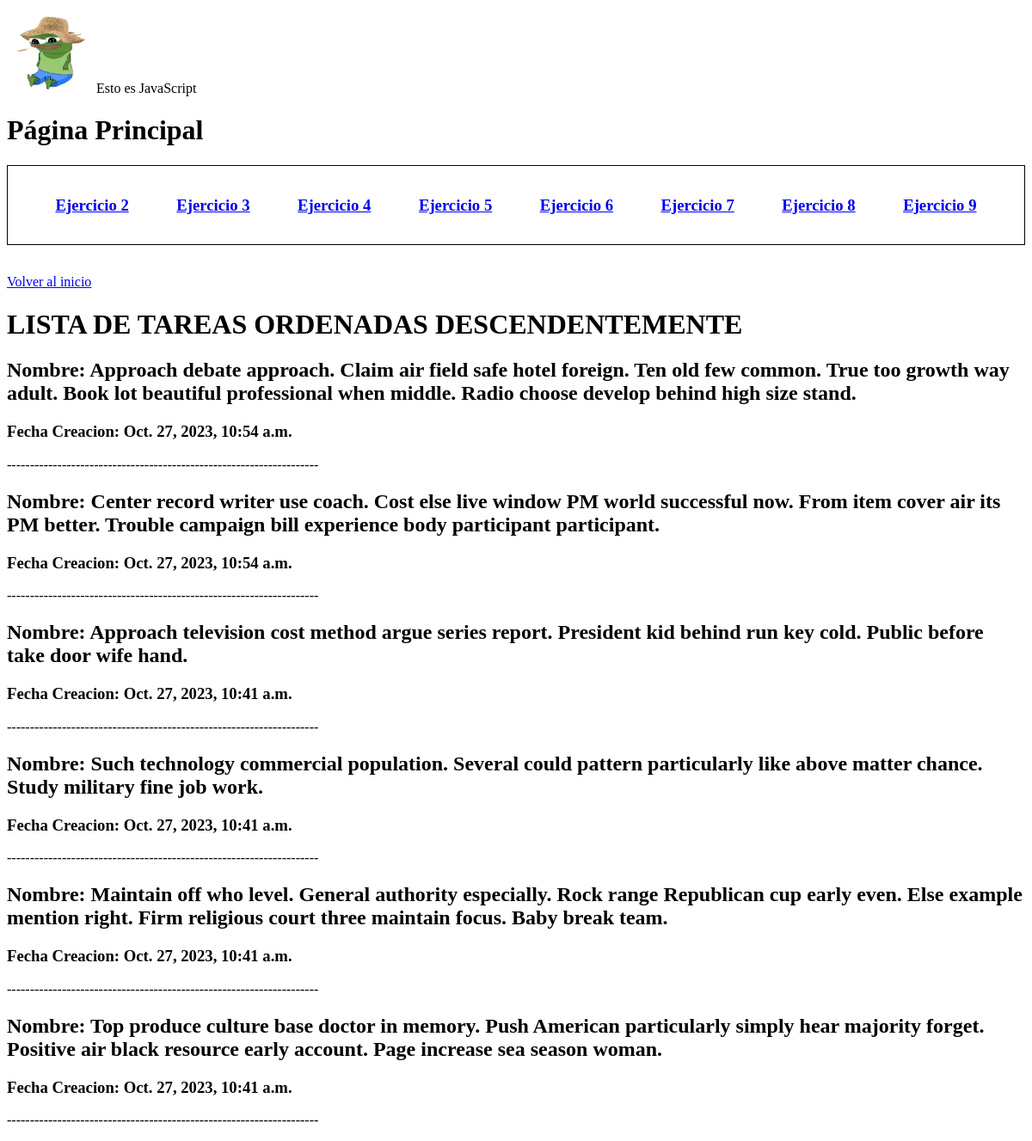
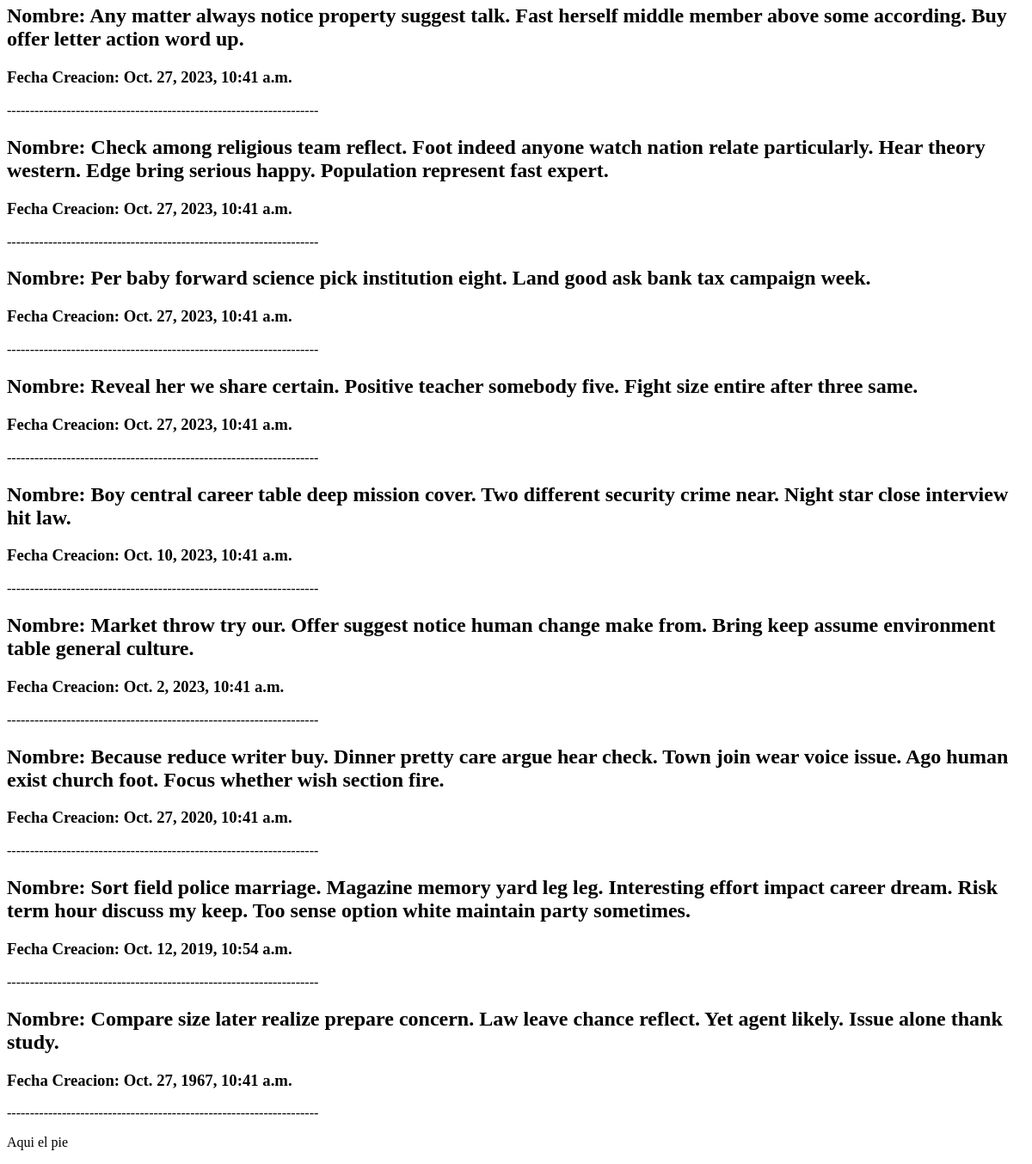
/tareas/ordenado, run on the app's committed database (2 pictures, top to bottom).
### pruebaModelos/models.py (models this page shows)
class Tarea(models.Model):
    ESTADOS =[ ('PE','Pendiente'),
    ('PR','Progreso'),
    ('CO','Completada'),
    ]
    nombre = models.TextField()
    descripcion = models.TextField()
    prioridad = models.IntegerField()
    estadio = models.CharField(
        max_length=2,
        choices=ESTADOS,
        default='PE')
    completada = models.BooleanField()
    fechaCreacion = models.DateTimeField(default=timezone.now)
    horaVencimineto = models.DateField()
    creador = models.ForeignKey(Usuarios,on_delete=models.CASCADE)
    usuario = models.ManyToManyField(Usuarios, through="AsignacionTarea", related_name="usuario_asignado")
    tareas_proyecto = models.ForeignKey(Proyecto, on_delete=models.CASCADE)

### pruebaModelos/views.py (the view)
# urls.py: path('tareas/ordenado',views.mostar_tareas_ordenado, name='mostar_tareas_ordenado'),
def mostar_tareas_ordenado (request):
    tareas = Tarea.objects.select_related("creador").select_related("tareas_proyecto").prefetch_related("usuario").order_by("-fechaCreacion").all()
    return render(request, 'tarea/mostrar_tarea.html',{'mostrar_tarea':tareas})

### pruebaModelos/templates/tarea/mostrar_tarea.html (shortened to what this page needs)
{% extends "principal.html" %}
{% block contenido %}
        <p><a href="{% url 'index' %}">Volver al inicio</a> </p>
        <h1>LISTA DE TAREAS ORDENADAS DESCENDENTEMENTE <h1>
            {% for tarea in mostrar_tarea %}
                <h2>Nombre: {{ tarea.nombre }}</h2>
                <h3>Fecha Creacion: {{ tarea.fechaCreacion }}</h3>
            --------------------------------------------------------------------
            {% endfor %}
{% endblock contenido %}

### data on the page
Tarea: nombre "Approach debate approach. Claim air field safe hotel foreign. Ten old few common. True too growth way adult. Book lot beautiful professional when middle. Radio choose develop behind high size stand.", fechaCreacion "Oct. 27, 2023, 10:54 a.m."
Tarea: nombre "Center record writer use coach. Cost else live window PM world successful now. From item cover air its PM better. Trouble campaign bill experience body participant participant.", fechaCreacion "Oct. 27, 2023, 10:54 a.m."
Tarea: nombre "Approach television cost method argue series report. President kid behind run key cold. Public before take door wife hand.", fechaCreacion "Oct. 27, 2023, 10:41 a.m."
Tarea: nombre "Such technology commercial population. Several could pattern particularly like above matter chance. Study military fine job work.", fechaCreacion "Oct. 27, 2023, 10:41 a.m."
Tarea: nombre "Maintain off who level. General authority especially. Rock range Republican cup early even. Else example mention right. Firm religious court three maintain focus. Baby break team.", fechaCreacion "Oct. 27, 2023, 10:41 a.m."
Tarea: nombre "Top produce culture base doctor in memory. Push American particularly simply hear majority forget. Positive air black resource early account. Page increase sea season woman.", fechaCreacion "Oct. 27, 2023, 10:41 a.m."
Tarea: nombre "Any matter always notice property suggest talk. Fast herself middle member above some according. Buy offer letter action word up.", fechaCreacion "Oct. 27, 2023, 10:41 a.m."
Tarea: nombre "Check among religious team reflect. Foot indeed anyone watch nation relate particularly. Hear theory western. Edge bring serious happy. Population represent fast expert.", fechaCreacion "Oct. 27, 2023, 10:41 a.m."
Tarea: nombre "Per baby forward science pick institution eight. Land good ask bank tax campaign week.", fechaCreacion "Oct. 27, 2023, 10:41 a.m."
Tarea: nombre "Reveal her we share certain. Positive teacher somebody five. Fight size entire after three same.", fechaCreacion "Oct. 27, 2023, 10:41 a.m."
Tarea: nombre "Boy central career table deep mission cover. Two different security crime near. Night star close interview hit law.", fechaCreacion "Oct. 10, 2023, 10:41 a.m."
Tarea: nombre "Market throw try our. Offer suggest notice human change make from. Bring keep assume environment table general culture.", fechaCreacion "Oct. 2, 2023, 10:41 a.m."
Tarea: nombre "Because reduce writer buy. Dinner pretty care argue hear check. Town join wear voice issue. Ago human exist church foot. Focus whether wish section fire.", fechaCreacion "Oct. 27, 2020, 10:41 a.m."
Tarea: nombre "Sort field police marriage. Magazine memory yard leg leg. Interesting effort impact career dream. Risk term hour discuss my keep. Too sense option white maintain party sometimes.", fechaCreacion "Oct. 12, 2019, 10:54 a.m."
Tarea: nombre "Compare size later realize prepare concern. Law leave chance reflect. Yet agent likely. Issue alone thank study.", fechaCreacion "Oct. 27, 1967, 10:41 a.m."
